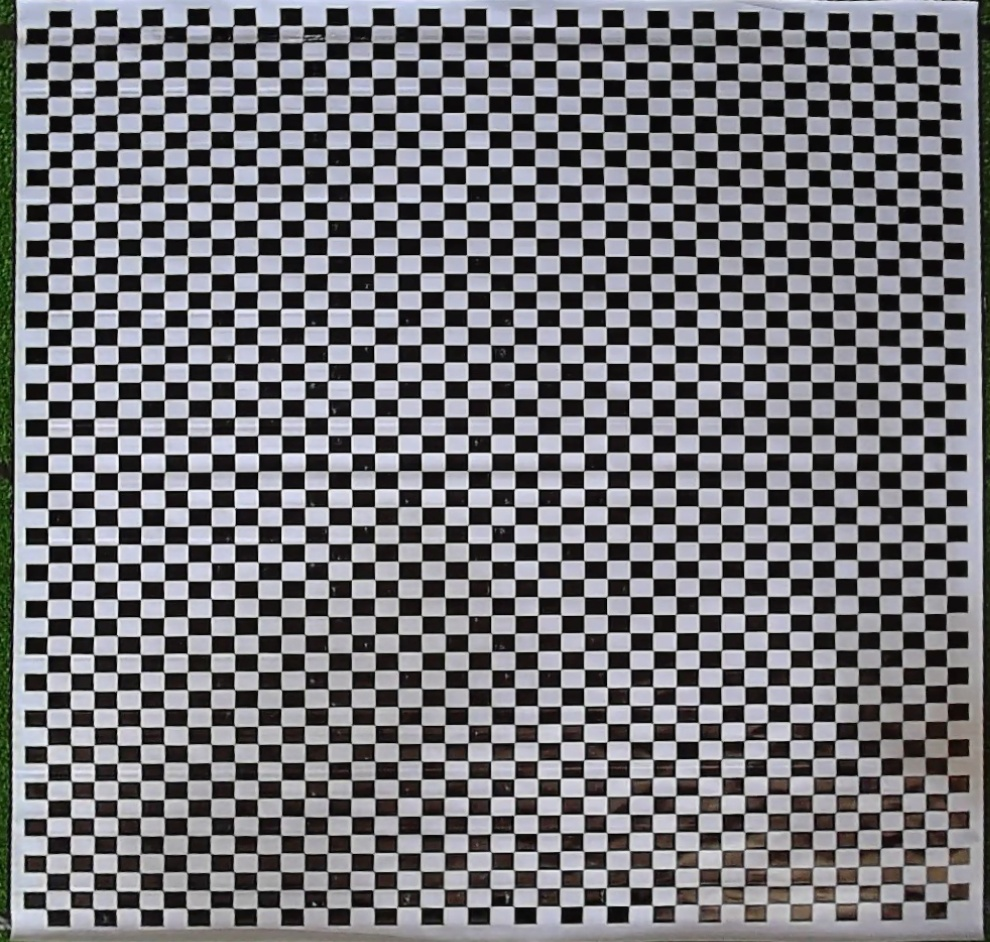
#> input picture chessBoard5.jpg, 990 x 942 px
$ python CamUtils.py
#> lines starting #> are read from the running program, lines starting #| are printed output that depends on the picture
import numpy as np
import cv2
import yaml
import imutils


# [93 lines left out: functions calibration, get_parametrs, save_parametes, load_parametrs, undistorter, getFrame, not called in this run]


def cropFrameCenter1(frame, newWidth,x):

    return frame[:, int(frame.shape[1]/2-newWidth/2+x):int(frame.shape[1]/2+newWidth/2+x), :]


def cropFrameCenter2(frame, newWidth,x):

    return frame[:, int(frame.shape[1]/2-newWidth/2+x):int(frame.shape[1]/2+newWidth/2+x), :]


def cropFrameCenter3(frame, newWidth,x):

    return frame[:, int(frame.shape[1]/2-newWidth/2+x):int(frame.shape[1]/2+newWidth/2+x), :]


def cropFrameCenter4(frame, newWidth,x):

    return frame[:, int(frame.shape[1]/2-newWidth/2+x):int(frame.shape[1]/2+newWidth/2+x), :]

def cropFrameWithPoints(frame, points):
    return frame[points[3]:points[1], points[2]:points[0], :]


# [12 lines of commented-out code are left out]

if __name__ == '__main__':
    nx = 40
    ny = 50
    objpoints = []
    imgpoints = []
    objp = np.zeros((nx*ny,3), np.float32)

    criteria = (cv2.TERM_CRITERIA_EPS + cv2.TERM_CRITERIA_MAX_ITER, 30, 0.001)

    img = cv2.imread('./chessBoard5.jpg')
#> img is the input picture: shape (942, 990, 3); mean B, G, R 119.2, 114.6, 115
    gray = cv2.cvtColor(img, cv2.COLOR_BGR2GRAY)

    cv2.imshow('a', imutils.resize(gray, 700))
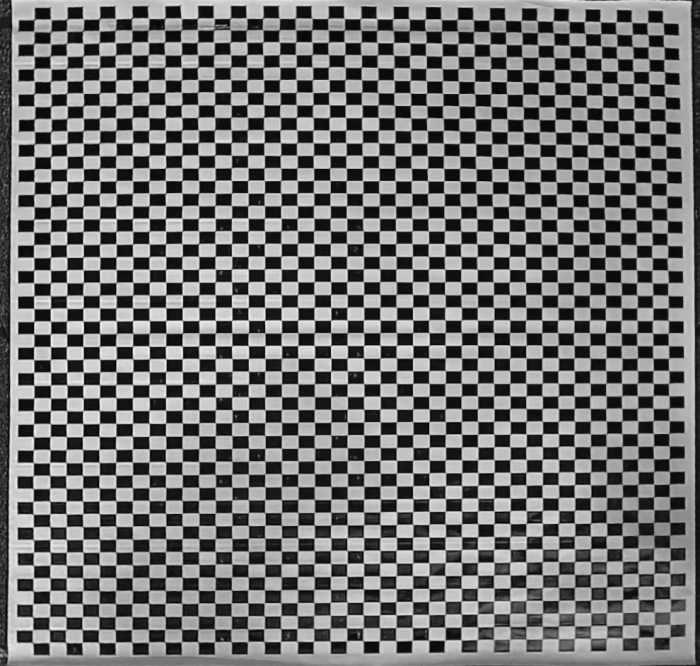
#> window 'a': shape (666, 700); min 4, max 244, mean 115.2
    cv2.waitKey(0)
    ret, corners = cv2.findChessboardCorners(gray, (nx, ny), None)
#> ret = True; corners = 2000 rows, first 8: [48, 27.5], [71, 27.36], [94, 27], [117.3, 26.71], [140.5, 26.5], [163.5, 26.39], [185.8, 25.54], [209.7, 26.19]

    if ret == True:
        print(corners)
#> (printed output is left out)
    else:
        print('No Corners')
        exit(0)

    objp[:,:2] = np.mgrid[0:nx,0:ny].T.reshape(-1,2)
    imgp = corners
#> imgp has the same summary as corners
    corners2 = cv2.cornerSubPix(gray,corners, (11,11), (-1,-1), criteria)
#> corners2 = 2000 rows, first 8: [48.55, 27.59], [72.06, 27.68], [94.71, 27.34], [117.8, 26.93], [140.8, 26.61], [163.5, 26.62], [186.7, 25.83], [210.1, 25.86]

    cv2.drawChessboardCorners(img, (nx,ny), corners2, ret)
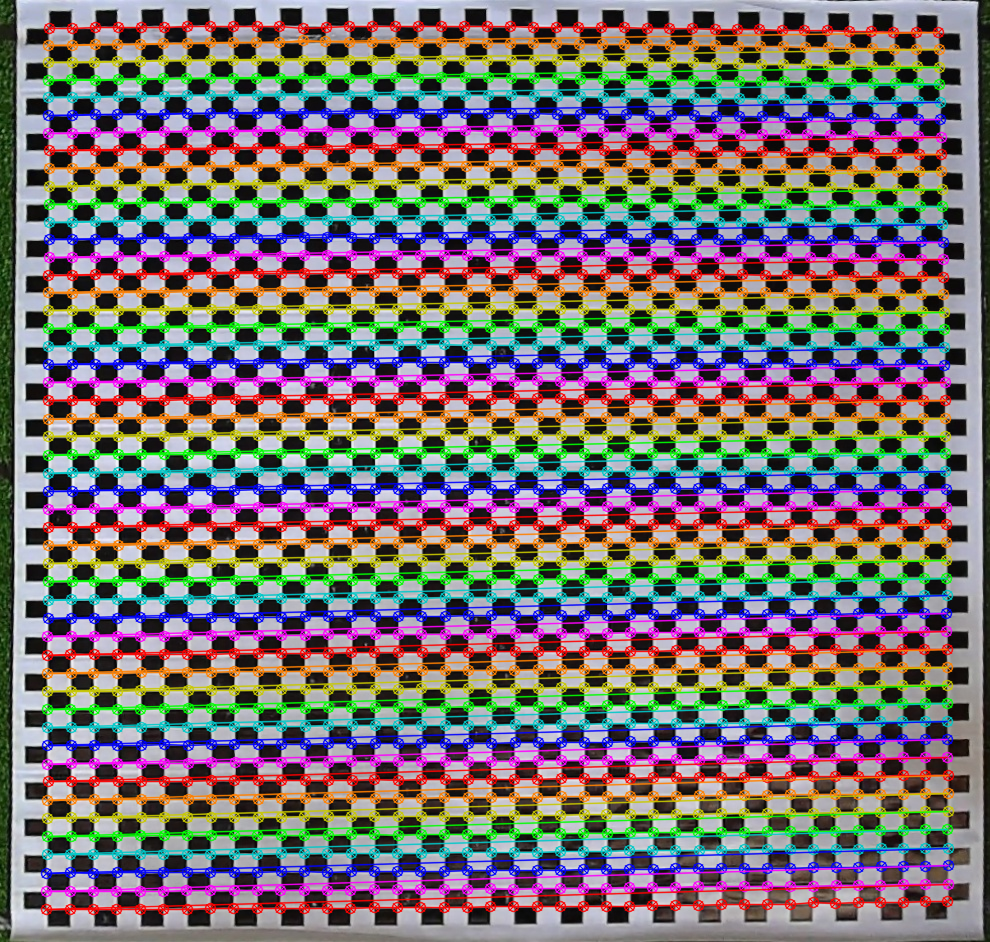
#> img: shape (942, 990, 3); mean B, G, R 113, 111.6, 118.8
    cv2.imshow('img', imutils.resize(img, 700))
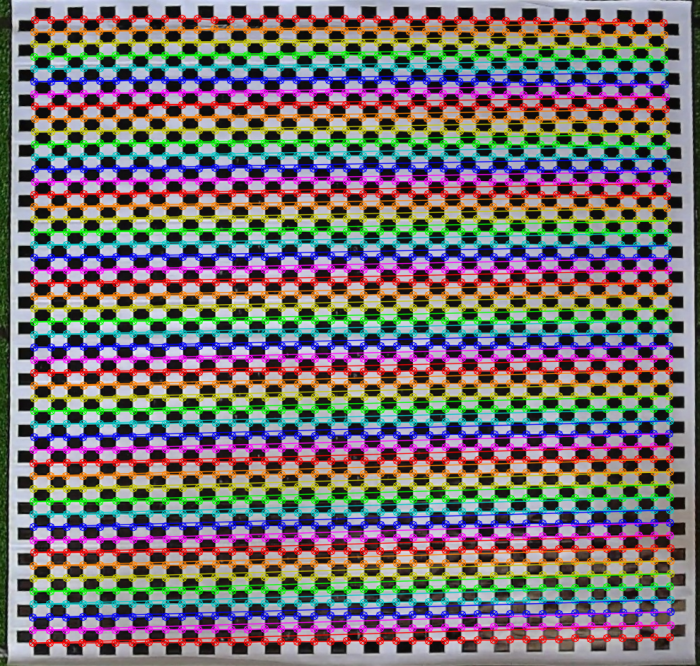
#> window 'img': shape (666, 700, 3); mean B, G, R 113, 111.6, 118.8
    cv2.waitKey(0)
